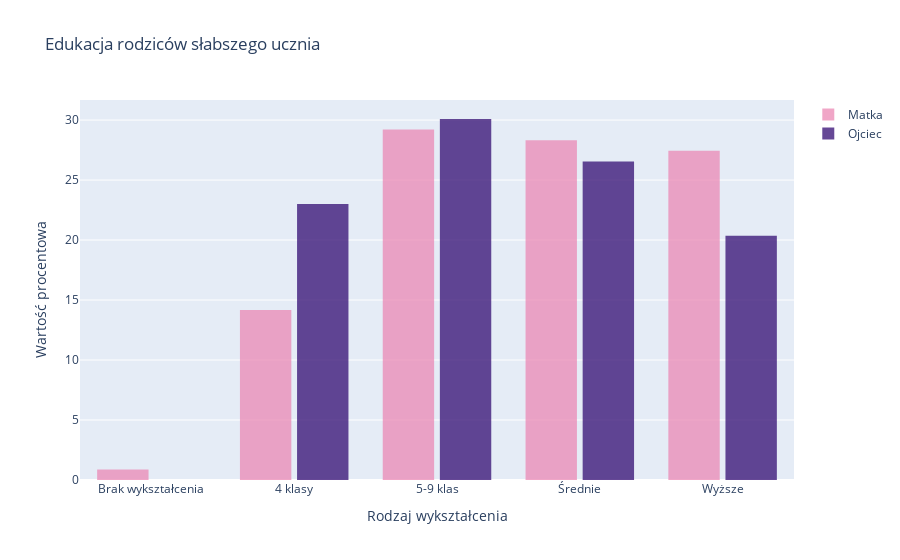

Notebook code cell kept with this figure:
### Markdown cell above
Powyższy wykres przedstawia wartość procentową osób o danym wykształceniu z podziałem na płeć rodzica. Z wykresu można odczytać, że rodzice bez żadnego wykształcenia to pojedyncze przypadki, w obu przypadkach ich populacja jest mniejsza niż 1% wszystkich rodziców danej płci. Z drugiej strony, około połowa ojców oraz prawie 60% matek ma wykształcenie przynajmniej średnie. Wśród matek dominują osoby po studiach (34%), a wśród ojców osoby, które skończyły 5 klasę, ale bez wykształcenia średniego (30%).

### Code cell
fig = go.Figure()
fig.add_trace(go.Histogram(
    x=daneS.Medu,
    histnorm='percent',
    name='Matka', # name used in legend and hover labels
    marker_color='#EB89B5',
    opacity=0.75
))
fig.add_trace(go.Histogram(
    x=daneS.Fedu,
    histnorm='percent',
    name='Ojciec',
    marker_color='#330C73',
    opacity=0.75
))

fig.update_layout(
    title_text='Edukacja rodziców słabszego ucznia', # title of plot
    xaxis_title_text='Rodzaj wykształcenia', # xaxis label
    yaxis_title_text='Wartość procentowa', # yaxis label
    bargap=0.2, # gap between bars of adjacent location coordinates
    bargroupgap=0.1, # gap between bars of the same location coordinates
    xaxis={'categoryorder':'array', 'categoryarray':['Brak wykształcenia','4 klasy','5-9 klas','Średnie','Wyższe']}
    
)



fig.show()

### Figure 1 — Plotly figure (JSON) as saved in the notebook; plotly's stock layout.template omitted (floating-point values rounded to 4 significant figures)
{"data": [{"histnorm": "percent", "marker": {"color": "#EB89B5"}, "name": "Matka", "opacity": 0.75, "type": "histogram", "x": ["Wyższe", "4 klasy", "Wyższe", "Wyższe", "Średnie", "5-9 klas", "5-9 klas", "5-9 klas", "5-9 klas", "Wyższe", "Wyższe", "4 klasy", "4 klasy", "Wyższe", "Średnie", "5-9 klas", "4 klasy", "Średnie", "Średnie", "Wyższe", "5-9 klas", "Wyższe", "Średnie", "Średnie", "Wyższe", "Wyższe", "Średnie", "5-9 klas", "5-9 klas", "4 klasy", "5-9 klas", "Brak wykształcenia", "5-9 klas", "Średnie", "4 klasy", "Średnie", "Wyższe", "Średnie", "Średnie", "Wyższe", "5-9 klas", "5-9 klas", "Średnie", "Wyższe", "4 klasy", "Średnie", "5-9 klas", "5-9 klas", "Średnie", "4 klasy", "4 klasy", "5-9 klas", "Średnie", "4 klasy", "Średnie", "Wyższe", "Średnie", "Wyższe", "Wyższe", "Średnie", "Średnie", "4 klasy", "4 klasy", "5-9 klas", "Średnie", "Średnie", "Wyższe", "Średnie", "5-9 klas", "Wyższe", "Średnie", "5-9 klas", "5-9 klas", "4 klasy", "Średnie", "5-9 klas", "Wyższe", "4 klasy", "5-9 klas", "Wyższe", "5-9 klas", "Średnie", "Średnie", "Średnie", "5-9 klas", "5-9 klas", "4 klasy", "5-9 klas", "Wyższe", "Średnie", "5-9 klas", "5-9 klas", "Średnie", "Średnie", "Wyższe", "Wyższe", "Wyższe", "Wyższe", "Wyższe", "Wyższe", "4 klasy", "5-9 klas", "Wyższe", "5-9 klas", "Wyższe", "5-9 klas", "Średnie", "5-9 klas", "5-9 klas", "Średnie", "Wyższe", "5-9 klas", "Wyższe"]}, {"histnorm": "percent", "marker": {"color": "#330C73"}, "name": "Ojciec", "opacity": 0.75, "type": "histogram", "x": ["Wyższe", "4 klasy", "Wyższe", "Wyższe", "5-9 klas", "Wyższe", "5-9 klas", "Średnie", "5-9 klas", "Średnie", "Wyższe", "5-9 klas", "5-9 klas", "Średnie", "4 klasy", "5-9 klas", "4 klasy", "Wyższe", "5-9 klas", "Wyższe", "5-9 klas", "Wyższe", "Średnie", "4 klasy", "Średnie", "Wyższe", "5-9 klas", "5-9 klas", "4 klasy", "Średnie", "5-9 klas", "4 klasy", "5-9 klas", "Wyższe", "4 klasy", "Wyższe", "Wyższe", "Wyższe", "Średnie", "Średnie", "5-9 klas", "4 klasy", "5-9 klas", "Wyższe", "4 klasy", "5-9 klas", "Średnie", "4 klasy", "5-9 klas", "5-9 klas", "4 klasy", "5-9 klas", "Wyższe", "Średnie", "Średnie", "Średnie", "Średnie", "5-9 klas", "Średnie", "Średnie", "Średnie", "4 klasy", "5-9 klas", "5-9 klas", "Wyższe", "4 klasy", "Średnie", "Średnie", "5-9 klas", "Średnie", "Średnie", "Średnie", "4 klasy", "4 klasy", "4 klasy", "4 klasy", "Wyższe", "4 klasy", "5-9 klas", "Średnie", "4 klasy", "4 klasy", "Średnie", "5-9 klas", "4 klasy", "4 klasy", "4 klasy", "5-9 klas", "Średnie", "Średnie", "5-9 klas", "4 klasy", "Średnie", "5-9 klas", "Wyższe", "Wyższe", "4 klasy", "Wyższe", "Średnie", "Wyższe", "5-9 klas", "4 klasy", "Średnie", "5-9 klas", "Wyższe", "5-9 klas", "Średnie", "5-9 klas", "5-9 klas", "5-9 klas", "Wyższe", "5-9 klas", "Średnie"]}], "layout": {"bargap": 0.2, "bargroupgap": 0.1, "title": {"text": "Edukacja rodziców słabszego ucznia"}, "xaxis": {"categoryarray": ["Brak wykształcenia", "4 klasy", "5-9 klas", "Średnie", "Wyższe"], "categoryorder": "array", "title": {"text": "Rodzaj wykształcenia"}}, "yaxis": {"title": {"text": "Wartość procentowa"}}}}
